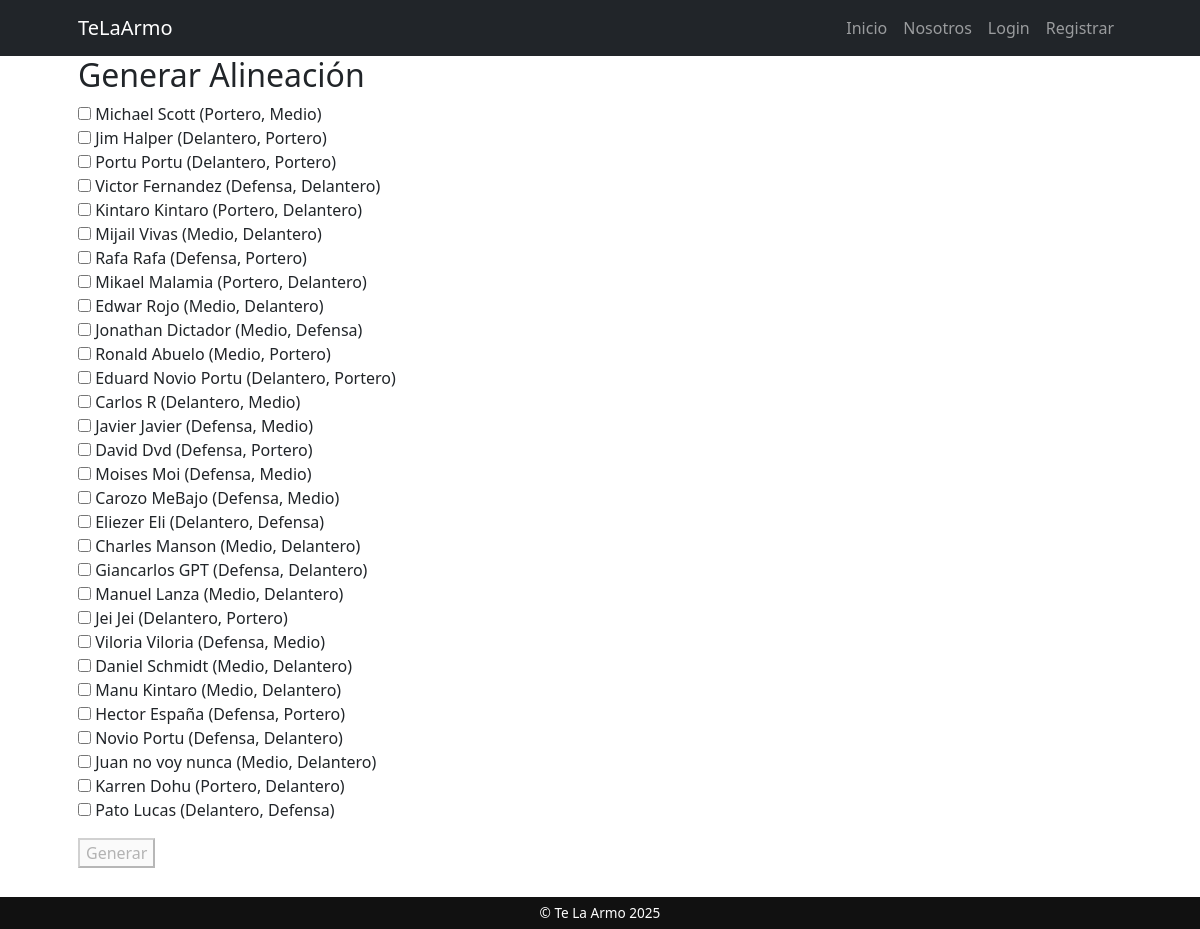
The app's page /clientes/alineacion_form/, older data.
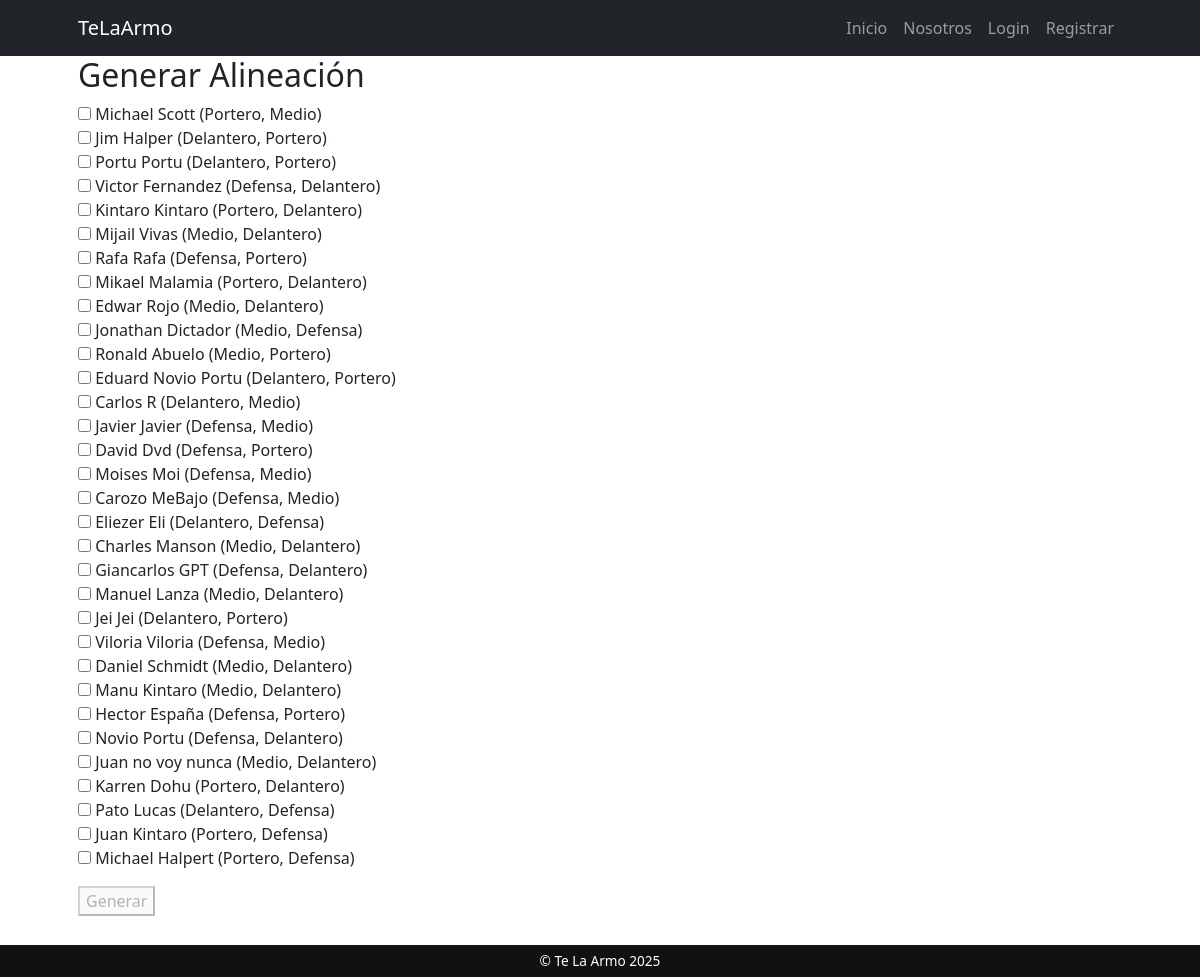
The same page, newer data.
### cliente/models.py (models this page shows, shortened)
class Cliente(models.Model):
    nombre = models.CharField(max_length=100)
    apellido = models.CharField(max_length=100)
    edad = models.IntegerField()
    posicion1 = models.CharField(max_length=50)
    posicion2 = models.CharField(max_length=50)
    equipo = models.ForeignKey(Equipo, on_delete=models.CASCADE, related_name='jugadores')

### cliente/views.py (the view)
# urls.py: path("alineacion_form/", views.alineacion_form, name="alineacion_form"),
def alineacion_form(request):
    alineacion = None
    if request.method == "POST":
        form = SeleccionJugadoresForm(request.POST)
        if form.is_valid():
            jugadores_seleccionados = form.cleaned_data["jugadores"]
            jugadores_posiciones = [
                (f"{j.nombre} {j.apellido}", j.posicion1, j.posicion2)
                for j in jugadores_seleccionados
            ]
            equipoA, equipoB = armar_equipos(jugadores_posiciones)
            alineacion = formatear_equipo(equipoA, "Equipo Azul") + "\n" + formatear_equipo(equipoB, "Equipo Rojo")
    else:
        form = SeleccionJugadoresForm()
    return render(request, "cliente/alineacion_form.html", {
        "form": form,
        "alineacion": alineacion
    })

### cliente/forms.py
class SeleccionJugadoresForm(forms.Form):
    jugadores = forms.ModelMultipleChoiceField(
        queryset=models.Cliente.objects.all(),
        widget=forms.CheckboxSelectMultiple,
        label="Selecciona 16 jugadores",
    )
    def __init__(self, *args, **kwargs):
        super().__init__(*args, **kwargs)
        self.fields['jugadores'].label_from_instance = lambda obj: f"{obj.nombre} {obj.apellido} ({obj.posicion1}/{obj.posicion2})"

### cliente/templates/cliente/alineacion_form.html (shortened to what this page needs)
{% extends 'core/base.html' %}
{% block content %}
<h2>Generar Alineación</h2>
<form method="post" action="">
  <ul style="list-style: none; padding: 0;">
    {% for jugador in form.jugadores.field.queryset %}
      <li>
        <label>
          <input type="checkbox" name="jugadores" value="{{ jugador.pk }}">
          {{ jugador.nombre }} {{ jugador.apellido }} ({{ jugador.posicion1 }}, {{ jugador.posicion2 }})
        </label>
      </li>
    {% endfor %}
  </ul>
  <button type="submit" id="generar-btn" disabled>Generar</button>
</form>
{% endblock %}

Row changes from the older to the newer data that the page shows:
added Cliente: nombre "Juan", apellido "Kintaro", posicion1 "Portero", posicion2 "Defensa"
added Cliente: nombre "Michael", apellido "Halpert", posicion1 "Portero", posicion2 "Defensa"
